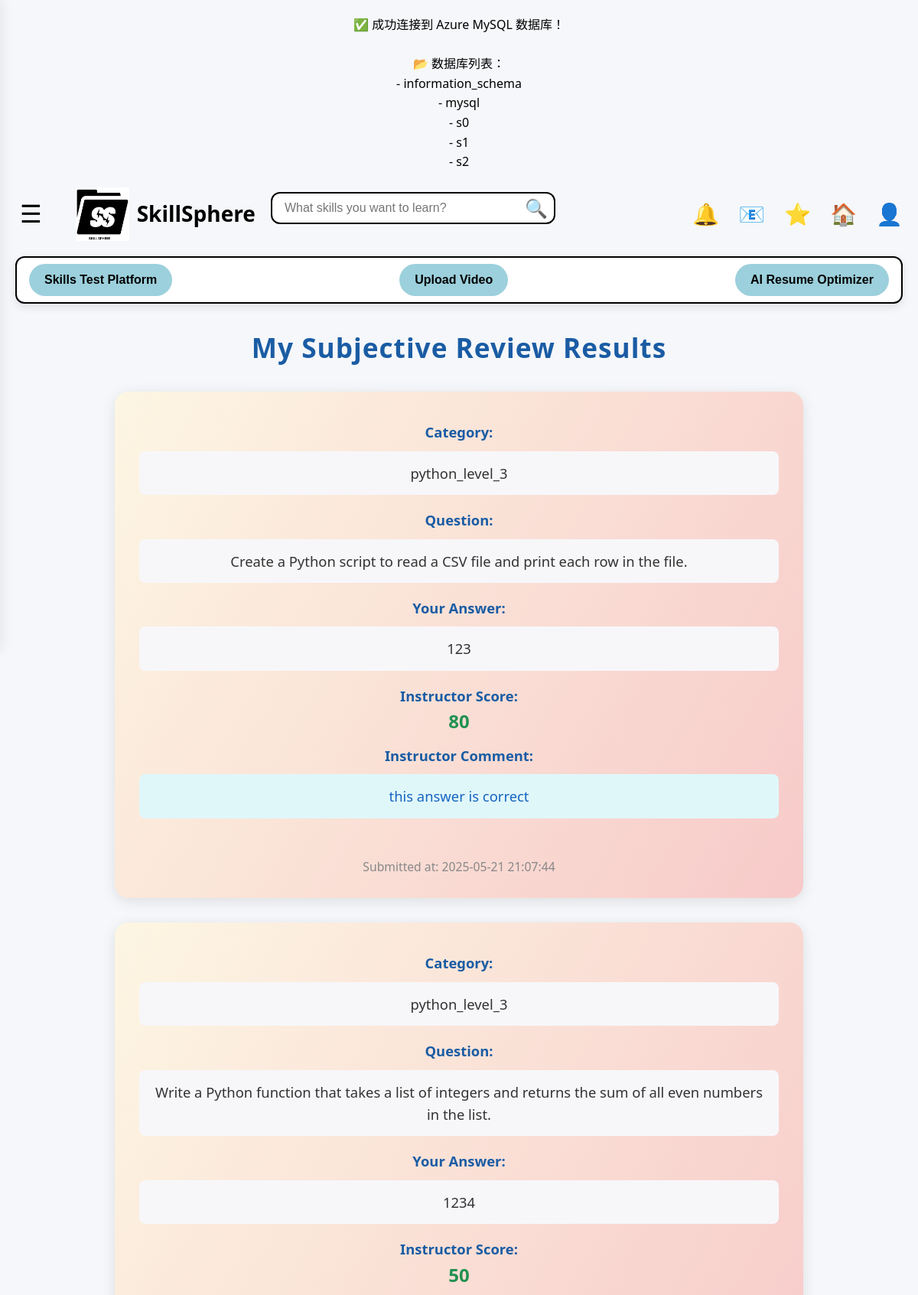
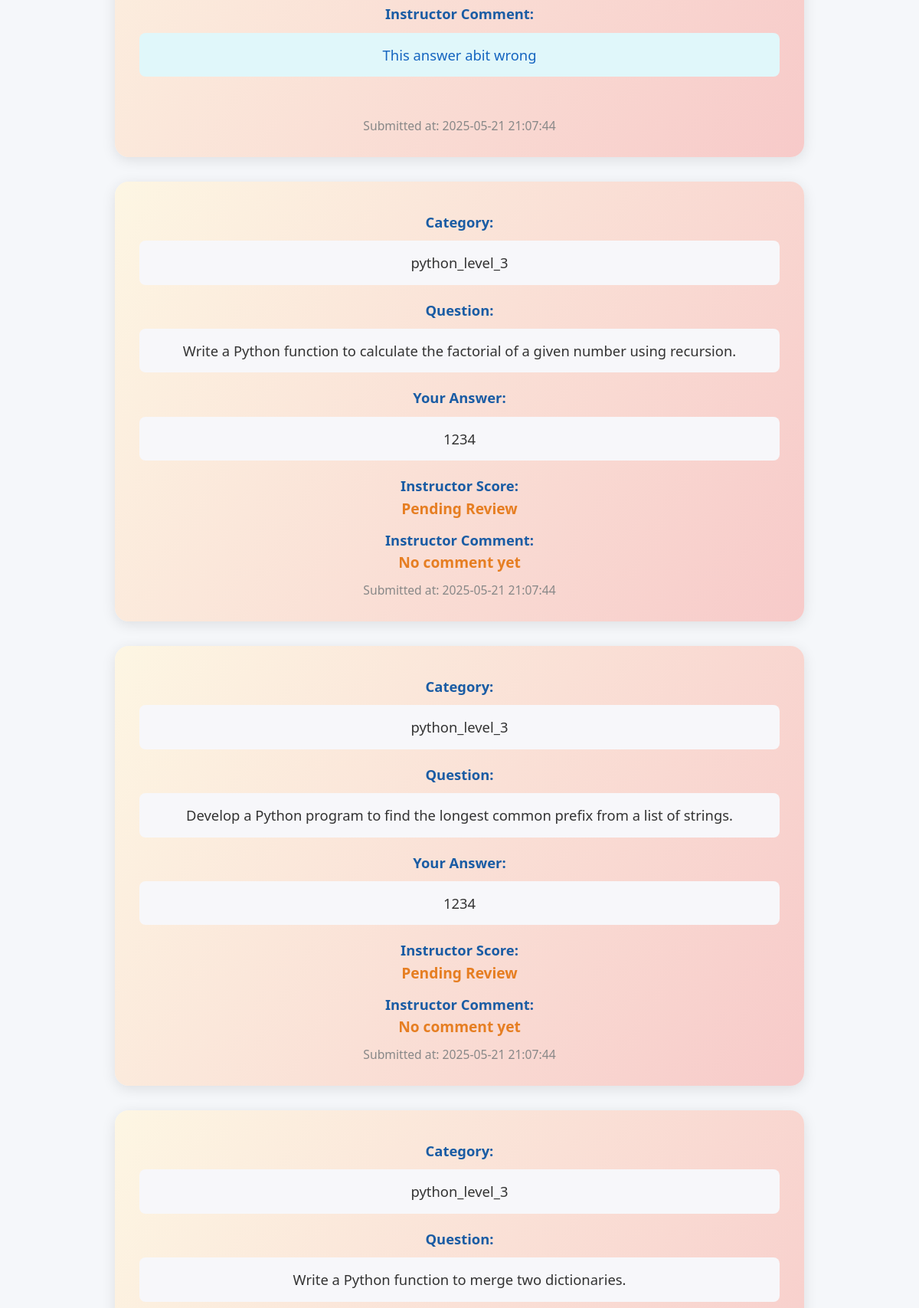
Screenshot of /templates/my_subjective_reviews.php (signed in, upper part) with the database file from the repository (2 pictures, top to bottom).
### tables this page shows
CREATE TABLE `subjective_submissions` (
  `id` int(11) NOT NULL,
  `user_id` int(11) DEFAULT NULL,
  `skill_category` varchar(255) DEFAULT NULL,
  `question_text` text DEFAULT NULL,
  `user_answer` text DEFAULT NULL,
  `submitted_at` datetime DEFAULT current_timestamp(),
  `instructor_score` int(11) DEFAULT NULL,
  `instructor_comment` text DEFAULT NULL
);

### templates/my_subjective_reviews.php (the view, shortened to what this page needs)
<?php
require_once 'db.php';
$user_id = $_SESSION['user_id'];
$stmt = $pdo->prepare("SELECT * FROM subjective_submissions WHERE user_id = ? ORDER BY submitted_at DESC");
$stmt->execute([$user_id]);
$submissions = $stmt->fetchAll(PDO::FETCH_ASSOC);
?>
<!DOCTYPE html>
<html lang="en">
<head>
    <?php include 'nav.php'; ?>
</head>
<body>
    <h2>My Subjective Review Results</h2>
    <div class="reviews-container">
    <?php foreach ($submissions as $sub): ?>
        <div class="submission">
            <div class="label">Category:</div> <div class="answer"> <?= htmlspecialchars($sub['skill_category']) ?> </div>
            <div class="label">Question:</div> <div class="answer"> <?= nl2br(htmlspecialchars($sub['question_text'])) ?> </div>
            <div class="label">Your Answer:</div> <div class="answer"> <?= htmlspecialchars($sub['user_answer']) ?> </div>
            <div class="label">Instructor Score:</div>
            <?php if ($sub['instructor_score'] !== null): ?>
                <span class="score"> <?= htmlspecialchars($sub['instructor_score']) ?> </span>
            <?php else: ?>
                <span class="pending"> Pending Review </span>
            <?php endif; ?><br>
            <div class="label">Instructor Comment:</div>
            <?php if ($sub['instructor_comment'] !== null && $sub['instructor_comment'] !== ''): ?>
                <div class="comment"> <?= nl2br(htmlspecialchars($sub['instructor_comment'])) ?> </div>
            <?php else: ?>
                <span class="pending"> No comment yet </span>
            <?php endif; ?><br>
            <div class="meta">Submitted at: <?= htmlspecialchars($sub['submitted_at']) ?></div>
        </div>
    <?php endforeach; ?>
    </div>
</body>
</html>

### templates/style.css (style rules this page uses)
body { font-family: Arial, sans-serif; margin: 0; padding: 0; text-align: center; background-color: white; }

### templates/nav.php (style rules this page uses)
body { font-family: 'Segoe UI', Arial, sans-serif; padding: 20px; }
h2 { text-align: center; margin-bottom: 30px; color: #1a5ca4; font-size: 2.2em; letter-spacing: 1px; }
body { font-family: 'Segoe UI', Tahoma, Geneva, Verdana, sans-serif; line-height: 1.6; background-color: #f5f7fa; margin: 0; padding: 20px; }

### templates/my_subjective_reviews.php (style rules this page uses)
body { font-family: 'Segoe UI', Arial, sans-serif; padding: 20px; }
h2 { text-align: center; margin-bottom: 30px; color: #1a5ca4; font-size: 2.2em; letter-spacing: 1px; }
.reviews-container { max-width: 900px; margin: 0 auto; }
.submission { background: linear-gradient(120deg, #fdf6e3 0%, #f7cac9 100%); border-radius: 18px; box-shadow: 0 4px 18px rgba(0,0,0,0.10); margin-bottom: 32px; padding: 28px 32px; transition: box-shadow 0.2s, transform 0.2s; word-break: break-word; }
.label { color: #1a5ca4; font-weight: bold; font-size: 1.15em; margin-top: 10px; }
.score { color: #219150; font-weight: bold; font-size: 1.5em; }
.pending { color: #e67e22; font-weight: bold; font-size: 1.2em; }
.answer, .comment { background: #f7f7fa; border-radius: 8px; padding: 14px 16px; margin: 10px 0 18px 0; font-size: 1.15em; color: #333; line-height: 1.6; word-break: break-word; }
.comment { background: #e0f7fa; color: #1565c0; }
.meta { font-size: 0.98em; color: #888; margin-top: 8px; }

### rows the page displays
subjective_submissions: skill_category "python_level_3", question_text "Create a Python script to read a CSV file and print each row in the file.", user_answer "123", instructor_score "80", instructor_comment "this answer is correct", submitted_at "2025-05-21 21:07:44"
subjective_submissions: skill_category "python_level_3", question_text "Write a Python function that takes a list of integers and returns the sum of all even numbers in the list.", user_answer "1234", instructor_score "50", instructor_comment "This answer abit wrong", submitted_at "2025-05-21 21:07:44"
subjective_submissions: skill_category "python_level_3", question_text "Write a Python function to calculate the factorial of a given number using recursion.", user_answer "1234", shows "Pending Review", shows "No comment yet", submitted_at "2025-05-21 21:07:44"
subjective_submissions: skill_category "python_level_3", question_text "Develop a Python program to find the longest common prefix from a list of strings.", user_answer "1234", shows "Pending Review", shows "No comment yet", submitted_at "2025-05-21 21:07:44"
subjective_submissions: skill_category "python_level_3", question_text "Write a Python function to merge two dictionaries."

### other values shown
$row['Database'] "information_schema"
$row['Database'] "mysql"
$row['Database'] "s0"
$row['Database'] "s1"
$row['Database'] "s2"
